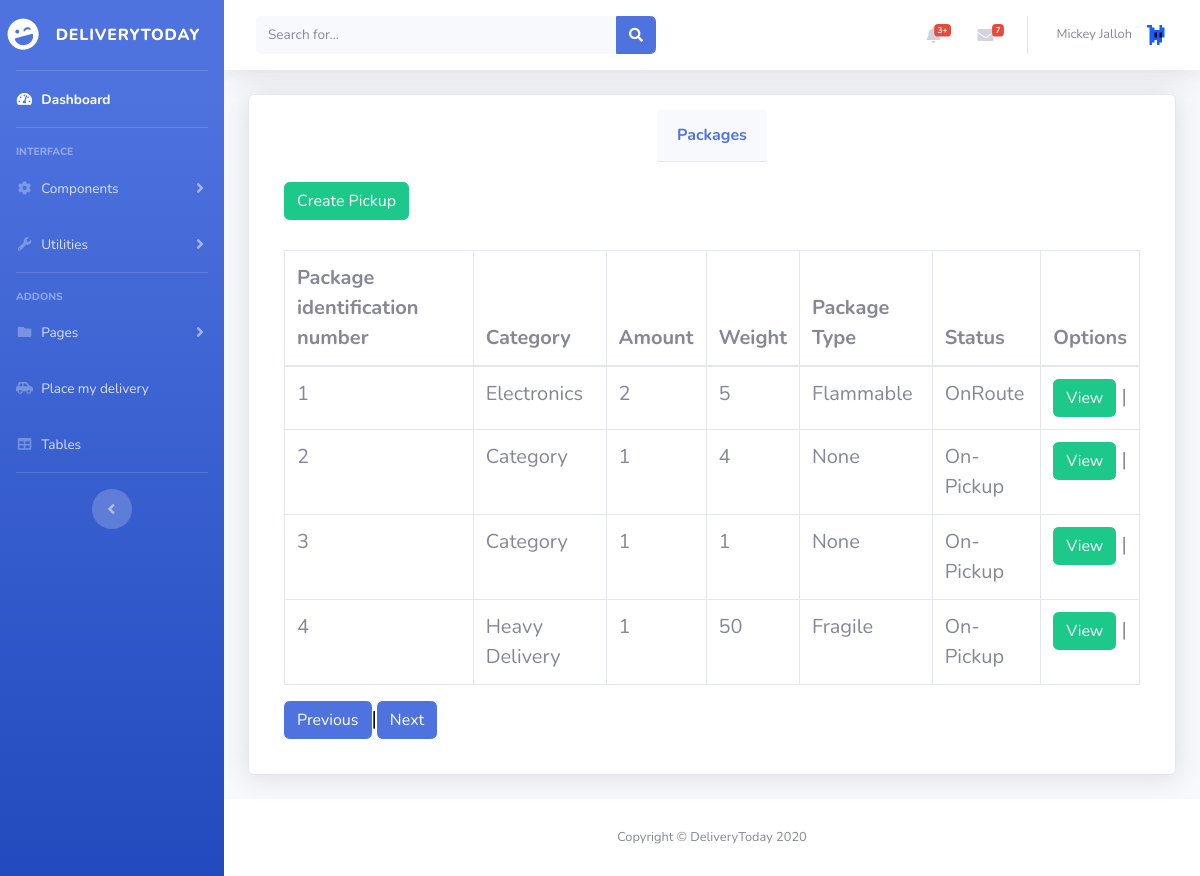
The app's page /user/packages (signed in) with its own data.
### flaskapp/models.py (models this page shows, shortened)
class BaseModel(Model):
    class Meta:
        database = db

class Package(BaseModel):
    user = ForeignKeyField(User, backref = "packages")
    amount = IntegerField()
    category = CharField()
    weight = IntegerField()
    size = IntegerField()
    pkgType = CharField()
    pkgSource = CharField()
    description = CharField()
    pkgDes = CharField()
    status = CharField() #Pending, In-Progress, Delievered, On-Pickup
    timestamp = DateTimeField()
    pickup_address = CharField()
    drop_address = CharField()

### flaskapp/user/__init__.py (the view)
@user.route("/user/packages")
@login_required
def packages():
    permission_required(["User"])
    email = session["email"]
    user: User = User.select().where(User.email == email).first()
    return render_template("user/packages.html",  packages = user.packages)

### flaskapp/app.py (called while the page is built)
@app.before_request
def before_request():
    session.permanent = True
    app.permanent_session_lifetime = timedelta(minutes=30)

### flaskapp/helpers/permissionHandler.py (called while the page is built)
def permission_required(permissions: List):
    has_permission = False
    for permission in permissions:
        if permission in current_user.account_type:
            has_permission = True
    if not has_permission:
        abort(403)

### flaskapp/models.py (called while the page is built)
@login_manager.user_loader
def load_user(id):
    return User.select().where(User.id == id).first()

### flaskapp/templates/user/packages.html (shortened to what this page needs)
{% extends "admin-layout.html" %}
{% from "_formhelpers.html" import render_field %}
{% block content %}
    <div class="card shadow mb-4">
        <div class="card-header py-3">
            <h6 class="m-0 font-weight-bold text-primary">Packages</h6>
        </div>
        <div class="card-body">
            <a href="{{url_for('user.add_packages')}}" class="btn btn-success">Create Pickup</a>
            <br>
            <br>
            <div class="table-responsive">
                <table class="table table-bordered" id="dataTable" width="100%" cellspacing="0">
                    <thead>
                        <tr>
                            <th>Package identification number</th>
                            <th>Category</th>
                            <th>Amount</th>
                            <th>Weight</th>
                            <th>Package Type</th>
                            <th>Status</th>
                            <th>Options</th>
                        </tr>
                    </thead>
                    <tbody>
                        {% for package in packages %}
                        <tr>
                            <td>{{ package.id }}</td>
                            <td>{{ package.category }}</td>
                            <td>{{ package.amount }}</td>
                            <td>{{ package.weight }}</td>
                            <td>{{ package.pkgType }}</td>
                            <td>{{ package.status }}</td>
                            <td><a href = "{{url_for('user.view_package', id = package.id)}}" class = "btn btn-success">View</a> | </td>
                        </tr>
                        {% endfor %}
                    </tbody>
                </table>
            </div>
            <div>
                <a href="{{url_for('user.dashboard')}}" class="btn btn-primary">Previous</a>|<a href="#" class="btn btn-primary">Next</a>
            </div>
        </div>
    </div>
{% endblock %}

### flaskapp/templates/admin-layout.html (shortened to what this page needs)
<!DOCTYPE html>
<html lang="en">
<head>
  <link rel="stylesheet" href="{{ url_for('static', filename='css/site.css') }}">
  <link rel="stylesheet" href="{{ url_for('static', filename='css/bootstrap.min.css') }}">
  <link href="{{ url_for('static', filename='css/all.min.css') }}" rel="stylesheet" type="text/css">
  <link href="{{ url_for('static',filename='css/sb-admin-2.min.css')}}" rel="stylesheet">
</head>
<body id="page-top">
  <div id="wrapper">
    <ul class="navbar-nav bg-gradient-primary sidebar sidebar-dark accordion" id="accordionSidebar">
      <a class="sidebar-brand d-flex align-items-center justify-content-center" href="/">
        <div class="sidebar-brand-icon rotate-n-15">
          <i class="fas fa-laugh-wink"></i>
        </div>
        <div class="sidebar-brand-text mx-3">DeliveryToday</div>
      </a>
      <hr class="sidebar-divider my-0">
      <li class="nav-item active">
        <a class="nav-link" href="{{ url_for('user.dashboard')}}">
          <i class="fas fa-fw fa-tachometer-alt"></i>
          <span>Dashboard</span></a>
      </li>
      <hr class="sidebar-divider">
      <div class="sidebar-heading">
        Interface
      </div>
      <li class="nav-item">
        <a class="nav-link collapsed" href="#" data-toggle="collapse" data-target="#collapseTwo" aria-expanded="true" aria-controls="collapseTwo">
          <i class="fas fa-fw fa-cog"></i>
          <span>Components</span>
        </a>
      </li>
      <li class="nav-item">
        <a class="nav-link collapsed" href="#" data-toggle="collapse" data-target="#collapseUtilities" aria-expanded="true" aria-controls="collapseUtilities">
          <i class="fas fa-fw fa-wrench"></i>
          <span>Utilities</span>
        </a>
      </li>
      <hr class="sidebar-divider">
      <div class="sidebar-heading">
        Addons
      </div>
      <li class="nav-item">
        <a class="nav-link collapsed" href="#" data-toggle="collapse" data-target="#collapsePages" aria-expanded="true" aria-controls="collapsePages">
          <i class="fas fa-fw fa-folder"></i>
          <span>Pages</span>
        </a>
      </li>
      <li class="nav-item">
        <a class="nav-link" href="{{ url_for('user.packages')}}">
          <i class="fas fa-car-side"></i>
          <span>Place my delivery</span></a>
      </li>
      <li class="nav-item">
        <a class="nav-link" href="tables.html">
          <i class="fas fa-fw fa-table"></i>
          <span>Tables</span></a>
      </li>
      <hr class="sidebar-divider d-none d-md-block">
      <div class="text-center d-none d-md-inline">
        <button class="rounded-circle border-0" id="sidebarToggle"></button>
      </div>
    </ul>
    <div id="content-wrapper" class="d-flex flex-column">
      <div id="content">
        <nav class="navbar navbar-expand navbar-light bg-white topbar mb-4 static-top shadow">
          <form class="d-none d-sm-inline-block form-inline mr-auto ml-md-3 my-2 my-md-0 mw-100 navbar-search">
            <div class="input-group">
              <input type="text" class="form-control bg-light border-0 small" placeholder="Search for..." aria-label="Search" aria-describedby="basic-addon2">
              <div class="input-group-append">
                <button class="btn btn-primary" type="button">
                  <i class="fas fa-search fa-sm"></i>
                </button>
              </div>
            </div>
          </form>
          <ul class="navbar-nav ml-auto">
            <li class="nav-item dropdown no-arrow mx-1">
              <a class="nav-link dropdown-toggle" href="#" id="alertsDropdown" role="button" data-toggle="dropdown" aria-haspopup="true" aria-expanded="false">
                <i class="fas fa-bell fa-fw"></i>
                <span class="badge badge-danger badge-counter">3+</span>
              </a>
            </li>
            <li class="nav-item dropdown no-arrow mx-1">
              <a class="nav-link dropdown-toggle" href="#" id="messagesDropdown" role="button" data-toggle="dropdown" aria-haspopup="true" aria-expanded="false">
                <i class="fas fa-envelope fa-fw"></i>
                <span class="badge badge-danger badge-counter">7</span>
              </a>
            </li>
            <li class="nav-item dropdown no-arrow">
              <a class="nav-link dropdown-toggle" href="#" id="userDropdown" role="button" data-toggle="dropdown" aria-haspopup="true" aria-expanded="false">
                <span class="mr-2 d-none d-lg-inline text-gray-600 small">{{ session["name"] }}</span>
                <img class="img-profile rounded-circle" src="{{ url_for('user.get_profile_pic', name=session['profile_pic'])}}">
              </a>
            </li>
          </ul>
        </nav>
        <div class="container-fluid">
           {% block content %} {% endblock content %}
        </div>
      </div>
      <footer class="sticky-footer bg-white">
        <div class="container my-auto">
          <div class="copyright text-center my-auto">
            <span>Copyright &copy; DeliveryToday 2020</span>
          </div>
        </div>
      </footer>
    </div>
  </div>
</body>
</html>

### flaskapp/static/css/site.css (style rules this page uses)
Body { background-image: url("/static/images/Delogo.png"); background-size: cover; background-attachment: fixed; background-size: 100%, 100%; font-family: 'Times New Roman', Times, serif; }
* { margin: 0px; padding: 0px; }
.card { background: transparent; border-radius: 0px; border: 0px; border-bottom: 1px solid gray; padding: 15px; color:black; font-size: 20px; }
.form-control { background: transparent; border-radius: 0px; border: 0px; border-bottom: 1px solid gray; padding: 15px; color: white; font-size: 20px; }
.card-header { align-self: center; font-size: 20px; color: white; }

### records on screen
Package: id "1", category "Electronics", amount "2", weight "5", pkgType "Flammable", status "OnRoute"
Package: id "2", category "Category", amount "1", weight "4", pkgType "None", status "On-Pickup"
Package: id "3", category "Category", amount "1", weight "1", pkgType "None", status "On-Pickup"
Package: id "4", category "Heavy Delivery", amount "1", weight "50", pkgType "Fragile", status "On-Pickup"

### other values on screen
{{ session["name"] }} "Mickey Jalloh"
